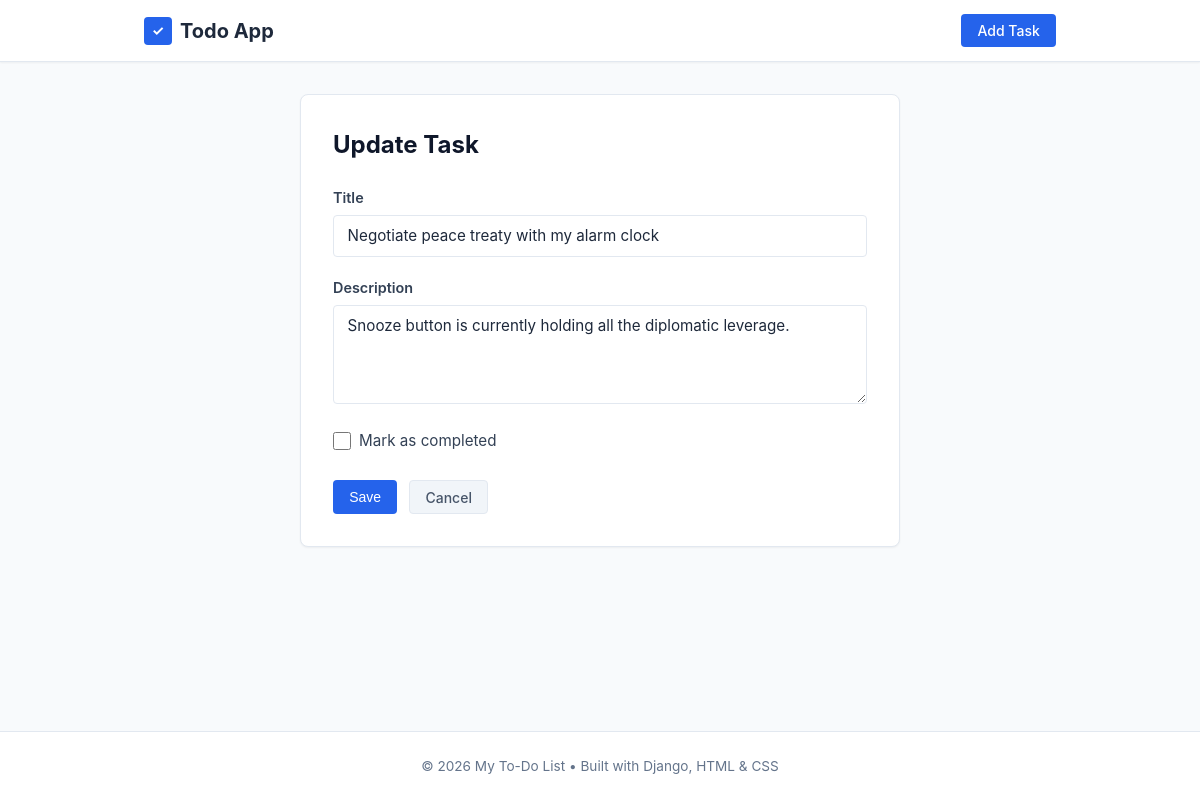
/edit/36/, run on the app's committed database.
### tasks/models.py (models this page shows, shortened)
class Task(models.Model):
    title = models.CharField(max_length=200)
    description = models.TextField(blank=True)
    completed = models.BooleanField(default=False)
    created_at = models.DateTimeField(auto_now_add=True)
    updated_at = models.DateTimeField(auto_now=True)
    class Meta:
        ordering = ['-created_at']

### tasks/views.py (the view)
# urls.py: path('edit/<int:pk>/', views.task_update, name='task_update'),
def task_update(request, pk):
    task = get_object_or_404(Task, pk=pk)
    if request.method == 'POST':
        form = TaskUpdateForm(request.POST, instance=task)
        if form.is_valid():
            form.save()
            messages.success(request, 'Task updated successfully!')
            return redirect('task_list')
    else:
        form = TaskUpdateForm(instance=task)
    return render(request, 'tasks/task_form.html', {'form': form, 'task': task, 'action': 'Update'})

### tasks/forms.py
class TaskUpdateForm(forms.ModelForm):
    class Meta:
        model = Task
        fields = ['title', 'description', 'completed']
        widgets = {
            'title': forms.TextInput(attrs={
                'class': 'form-input',
                'placeholder': 'Enter task title...',
                'required': True,
            }),
            'description': forms.Textarea(attrs={
                'class': 'form-textarea',
                'rows': 4,
                'placeholder': 'Enter task description (optional)...',
            }),
            'completed': forms.CheckboxInput(attrs={
                'class': 'form-checkbox',
            }),
        }

### tasks/templates/tasks/task_form.html (shortened to what this page needs)
{% extends 'tasks/base.html' %}
{% block content %}
<div class="form-card">
  <h1 class="page-title" style="margin-bottom: 1.5rem;">{{ action }} Task</h1>
  <form method="POST" novalidate>
    <div class="form-group">
      <label for="{{ form.title.id_for_label }}" class="form-label">Title</label>
      {{ form.title }}
    </div>
    <div class="form-group">
      <label for="{{ form.description.id_for_label }}" class="form-label">Description</label>
      {{ form.description }}
    </div>
    {% if form.completed %}
    <div class="form-group">
      <label class="form-checkbox-label" for="{{ form.completed.id_for_label }}">
        {{ form.completed }}
        <span>Mark as completed</span>
      </label>
    </div>
    {% endif %}
    <div class="form-actions">
      <button type="submit" class="btn btn-primary">Save</button>
      <a href="{% url 'task_list' %}" class="btn btn-cancel">Cancel</a>
    </div>
  </form>
</div>
{% endblock %}

### tasks/static/css/style.css (style rules this page uses)
:root { --font-family: -apple-system, BlinkMacSystemFont, "Segoe UI", Roboto, Helvetica, Arial, sans-serif; --bg-body: #f8fafc; --bg-card: #ffffff; --text-main: #1e293b; --text-muted: #64748b; --text-light: #94a3b8; --border-color: #e2e8f0; --border-focus: #3b82f6; --color-primary: #2563eb; --color-primary-hover: #1d4ed8; --color-edit: #eab308; --color-edit-hover: #ca8a04; --color-delete: #ef4444; --color-delete-hover: #dc2626; --color-success: #10b981; --color-cancel: #64748b; --color-cancel-hover: #475569; --shadow-sm: 0 1px 2px 0 rgba(0, 0, 0, 0.05); --shadow-md: 0 4px 6px -1px rgba(0, 0, 0, 0.1), 0 2px 4px -1px rgba(0, 0, 0, 0.06); --radius-sm: 4px; --radius-md: 8px; --radius-lg: 12px; }
* { box-sizing: border-box; margin: 0; padding: 0; }
body { font-family: var(--font-family); background-color: var(--bg-body); color: var(--text-main); line-height: 1.5; min-height: 100vh; display: flex; flex-direction: column; }
.page-title { font-size: 1.5rem; font-weight: 700; color: #0f172a; }
.btn { display: inline-flex; align-items: center; justify-content: center; font-size: 0.875rem; font-weight: 500; padding: 0.45rem 0.95rem; border-radius: var(--radius-sm); text-decoration: none; border: 1px solid transparent; cursor: pointer; transition: background-color 0.15s ease, border-color 0.15s ease; line-height: 1.25; }
.btn-primary { background-color: var(--color-primary); color: #ffffff; }
.btn-cancel { background-color: #f1f5f9; color: #475569; border-color: var(--border-color); }
.form-card { background: var(--bg-card); border: 1px solid var(--border-color); border-radius: var(--radius-md); box-shadow: var(--shadow-sm); padding: 2rem; max-width: 600px; margin: 0 auto; }
.form-group { margin-bottom: 1.25rem; }
.form-label { display: block; font-size: 0.9rem; font-weight: 600; color: #334155; margin-bottom: 0.4rem; }
.form-input, .form-textarea { width: 100%; padding: 0.65rem 0.85rem; font-size: 0.95rem; border: 1px solid var(--border-color); border-radius: var(--radius-sm); background-color: #ffffff; color: var(--text-main); outline: none; font-family: inherit; transition: border-color 0.15s ease, box-shadow 0.15s ease; }
.form-checkbox-label { display: flex; align-items: center; gap: 0.5rem; font-size: 0.95rem; color: #334155; cursor: pointer; }
.form-checkbox { width: 18px; height: 18px; cursor: pointer; accent-color: var(--color-primary); }
.form-actions { display: flex; gap: 0.75rem; margin-top: 1.75rem; }

### data on the page
Task: title "Negotiate peace treaty with my alarm clock", description "Snooze button is currently holding all the diplomatic leverage."

### other printed values
{{ action }} "Update"
